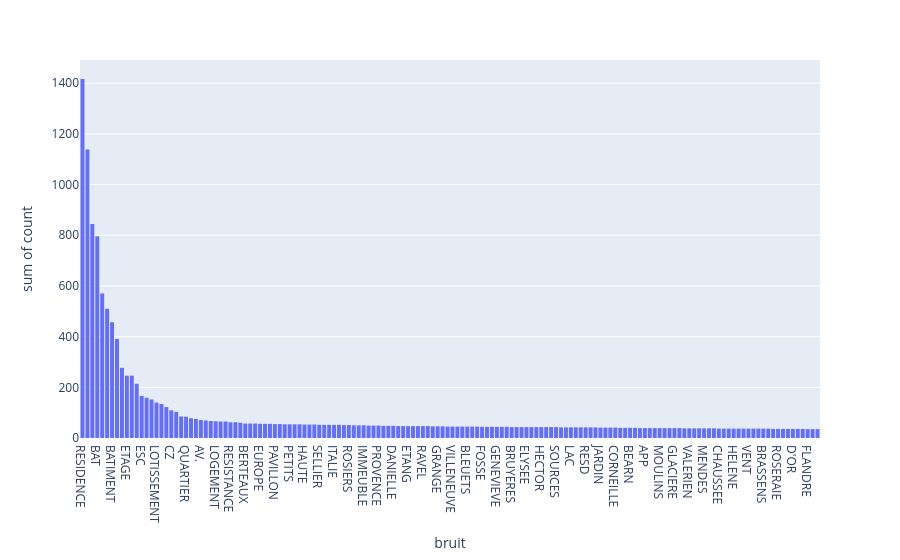

The notebook cell saved with this chart:
### Code cell
import plotly.express as px 
fig = px.histogram(co[:150], x="bruit",y="count")
fig.show()

### Figure 1 — Plotly figure (JSON) as saved in the notebook; plotly's stock layout.template omitted (floating-point values rounded to 4 significant figures; data arrays with more than 128 entries replaced by an {"elided": "..."} marker saying what was removed)
{"data": [{"alignmentgroup": "True", "bingroup": "x", "histfunc": "sum", "hovertemplate": "bruit=%{x}<br>sum of count=%{y}<extra></extra>", "legendgroup": "", "marker": {"color": "#636efa", "pattern": {"shape": ""}}, "name": "", "offsetgroup": "", "orientation": "v", "showlegend": false, "type": "histogram", "x": {"elided": "150 str values"}, "xaxis": "x", "y": {"elided": "150 int values"}, "yaxis": "y"}], "layout": {"barmode": "relative", "legend": {"tracegroupgap": 0}, "margin": {"t": 60}, "xaxis": {"anchor": "y", "domain": [0, 1], "title": {"text": "bruit"}}, "yaxis": {"anchor": "x", "domain": [0, 1], "title": {"text": "sum of count"}}}}
